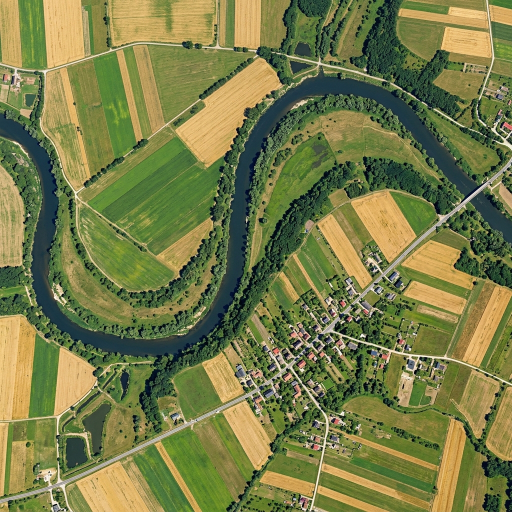
#> input picture data/test_samples/sr.png, 1024 x 1024 px, found by its file name (shown at 1/2 size)
$ python inspect_pipeline.py
#> lines starting #> are read from the running program, lines starting #| are printed output that depends on the picture
"""
Inspect the actual input/output pipeline for Satellite-SRM.
Analyze TIFF files, band data, dimensions, pixel ranges, and PNG generation.
"""

import os
import json
from pathlib import Path
import numpy as np
from PIL import Image

# Try to import rasterio for GeoTIFF analysis
try:
    import rasterio
    HAS_RASTERIO = True
except ImportError:
    HAS_RASTERIO = False
    print("⚠️  rasterio not available - will use PIL/numpy only")

def inspect_tiff(filepath, name=""):
    """Inspect a TIFF file for dimensions, bands, dtype, and pixel range."""
#> (the call stopped at in inspect_tiff, `with rasterio.open(filepath) as src:`: rasterio is not available in this run)
    print(f"\n{'='*60}")
    print(f"TIFF File: {name}")
    print(f"Path: {filepath}")
    print(f"{'='*60}")

    if not os.path.exists(filepath):
        print(f"❌ File not found: {filepath}")
        return None

    file_size_mb = os.path.getsize(filepath) / (1024*1024)
    print(f"File size: {file_size_mb:.2f} MB")

    # Try rasterio first
    if HAS_RASTERIO:
        try:
            with rasterio.open(filepath) as src:
                print(f"Driver: {src.driver}")
                print(f"Dimensions: {src.width} x {src.height}")
                print(f"Number of bands: {src.count}")
                print(f"Data type: {src.dtypes[0]}")
                print(f"CRS: {src.crs}")
                print(f"Transform: {src.transform}")

                data_summary = {}
                for i in range(1, min(src.count + 1, 5)):  # First 4 bands
                    band = src.read(i)
                    data_summary[f"Band_{i}"] = {
                        "dtype": str(band.dtype),
                        "min": float(np.min(band)),
                        "max": float(np.max(band)),
                        "mean": float(np.mean(band)),
                        "std": float(np.std(band)),
                        "shape": band.shape
                    }

                for band_name, stats in data_summary.items():
                    print(f"\n{band_name}:")
                    print(f"  Shape: {stats['shape']}")
                    print(f"  Data type: {stats['dtype']}")
                    print(f"  Pixel range: [{stats['min']:.1f}, {stats['max']:.1f}]")
                    print(f"  Mean: {stats['mean']:.1f}, Std: {stats['std']:.1f}")

                return data_summary
        except Exception as e:
            print(f"Rasterio error: {e}")

    # Fallback to PIL
    try:
        img = Image.open(filepath)
        print(f"\nPIL Analysis:")
        print(f"Format: {img.format}")
        print(f"Size: {img.size}")
        print(f"Mode: {img.mode}")

        # Try to get pixel data
        img_array = np.array(img)
        print(f"Array shape: {img_array.shape}")
        print(f"Array dtype: {img_array.dtype}")
        print(f"Pixel range: [{np.min(img_array)}, {np.max(img_array)}]")
        print(f"Mean: {np.mean(img_array):.1f}, Std: {np.std(img_array):.1f}")

        return img_array
    except Exception as e:
        print(f"PIL error: {e}")

    return None


def inspect_png(filepath, name=""):
    """Inspect a PNG file."""
#> called with name = 'Sample sr.png (Preview)'
    print(f"\n{'='*60}")
    print(f"PNG File: {name}")
    print(f"Path: {filepath}")
    print(f"{'='*60}")

    if not os.path.exists(filepath):
        print(f"❌ File not found: {filepath}")
        return None

    file_size_kb = os.path.getsize(filepath) / 1024
    print(f"File size: {file_size_kb:.1f} KB")

    img = Image.open(filepath)
#> img is the input picture: PIL image 1024x1024 RGB; mean R, G, B 119.6, 124.1, 72.4
    print(f"Format: {img.format}")
#| Format: PNG
    print(f"Size (W x H): {img.size[0]} x {img.size[1]}")
#| Size (W x H): 1024 x 1024
    print(f"Mode: {img.mode}")
#| Mode: RGB

    img_array = np.array(img)
    print(f"Array shape: {img_array.shape}")
#| Array shape: (1024, 1024, 3)
    print(f"Array dtype: {img_array.dtype}")
#| Array dtype: uint8
    print(f"Pixel value range: [{np.min(img_array)}, {np.max(img_array)}]")
#| Pixel value range: [0, 255]

    if len(img_array.shape) == 3:
        for i, channel in enumerate(['R', 'G', 'B']):
            if i < img_array.shape[2]:
                ch_data = img_array[:, :, i]
                print(f"  {channel} channel: min={np.min(ch_data)}, max={np.max(ch_data)}, mean={np.mean(ch_data):.1f}")
#> this loop made 3 passes
#|   R channel: min=0, max=255, mean=119.6
#|   G channel: min=0, max=255, mean=124.1
#|   B channel: min=0, max=255, mean=72.4
#> pass 1, in inspect_png, `ch_data = img_array[:, :, i]`:
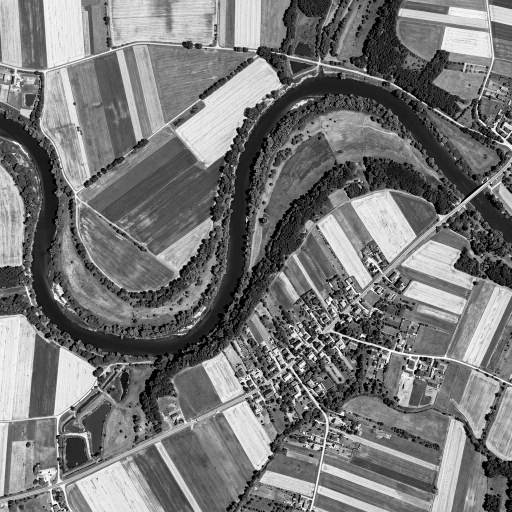
#> ch_data: shape (1024, 1024) (shown at 1/2 size); min 0, max 255, mean 119.6
#> pass 2, in inspect_png, `ch_data = img_array[:, :, i]`:
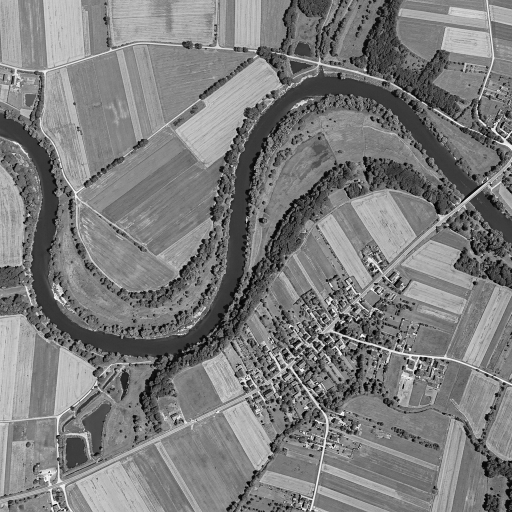
#> ch_data: shape (1024, 1024) (shown at 1/2 size); min 0, max 255, mean 124.1
#> pass 3, in inspect_png, `ch_data = img_array[:, :, i]`:
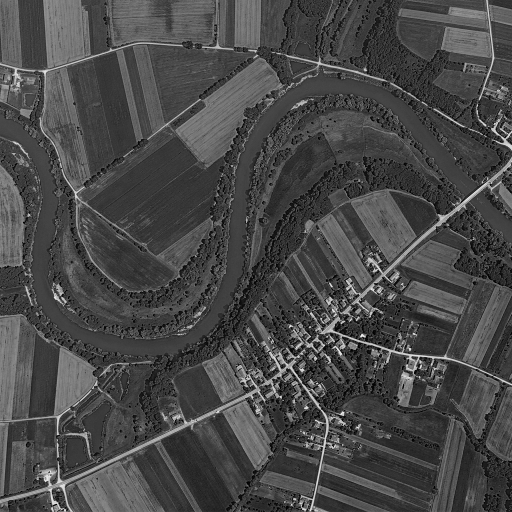
#> ch_data: shape (1024, 1024) (shown at 1/2 size); min 0, max 255, mean 72.4

    return img_array


def check_uploads():
    """Check what's been uploaded to the backend."""
    upload_dir = Path("C:\\Users\\vemul\\OneDrive\\Desktop\\satellite_srm_complete_platform.1\\satellite-srm-backend\\data\\uploads")

    print(f"\n{'='*60}")
    print("UPLOADED FILES")
    print(f"{'='*60}")

    if upload_dir.exists():
        files = list(upload_dir.glob("*"))
        if files:
            for f in files[:10]:  # Show first 10
                size_mb = f.stat().st_size / (1024*1024)
                print(f"  {f.name}: {size_mb:.2f} MB")
        else:
            print("  (no files)")
    else:
        print(f"  Upload directory doesn't exist: {upload_dir}")


def main():
    print("\n" + "="*70)
    print(" SATELLITE-SRM IMAGE PIPELINE INSPECTION")
    print("="*70)

    # Paths
    sample_dir = Path("C:\\Users\\vemul\\OneDrive\\Desktop\\satellite_srm_complete_platform.1\\satellite-srm-frontend\\public\\sample-satellite")
    output_dir = Path("C:\\Users\\vemul\\OneDrive\\Desktop\\satellite_srm_complete_platform.1\\satellite-srm-backend\\data\\outputs")

    # Inspect sample GeoTIFF (SR output)
    sr_tif_path = sample_dir / "SR_product.tif"
    inspect_tiff(sr_tif_path, "Sample SR_product.tif (Expected Output)")

    # Inspect sample uncertainty map
    uncertainty_tif_path = sample_dir / "uncertainty_map.tif"
    inspect_tiff(uncertainty_tif_path, "Sample uncertainty_map.tif")

    # Inspect the PNG preview
    sr_png_path = sample_dir / "sr.png"
    sr_png_data = inspect_png(sr_png_path, "Sample sr.png (Preview)")

    # Check if it looks pixelated (low-res upscaled?)
    if sr_png_data is not None:
        print(f"\n⚠️  PIXELATION ANALYSIS:")
        print(f"  PNG dimensions: {sr_png_data.shape}")
#|   PNG dimensions: (1024, 1024, 3)
        if len(sr_png_data.shape) >= 2:
            h, w = sr_png_data.shape[0], sr_png_data.shape[1]
#> h = 1024; w = 1024
            print(f"  If upscaled from ~512x512, pixelation expected: {512 < w < 2000 and h < 2000}")
#|   If upscaled from ~512x512, pixelation expected: True

    # Check metadata
    tif_meta_path = sample_dir / "SR_product.tif.meta.json"
    if tif_meta_path.exists():
        print(f"\n{'='*60}")
        print("SR_product.tif Metadata")
        print(f"{'='*60}")
        with open(tif_meta_path) as f:
            meta = json.load(f)
            for key, val in meta.items():
                print(f"  {key}: {val}")

    # Check generated outputs
    print(f"\n{'='*60}")
    print("GENERATED OUTPUTS")
    print(f"{'='*60}")

    if output_dir.exists():
        tif_files = list(output_dir.glob("*.tif"))
        if tif_files:
            print(f"Found {len(tif_files)} TIFF files")
            # Inspect the most recent job
            recent_tifs = sorted(tif_files, key=lambda x: x.stat().st_mtime, reverse=True)[:2]
            for tif in recent_tifs:
                if "SR_product_SRM-" in tif.name:
                    inspect_tiff(tif, f"Recent: {tif.name}")

    # Check uploads
    check_uploads()

    print(f"\n{'='*60}")
    print("SUMMARY")
    print(f"{'='*60}")
    print("""
Next steps:
1. Check if SR_product.tif is actually 512x512 or 1933x1038
2. Check if sr.png is same resolution as TIF or upscaled/downscaled
3. Check PNG encoding - does it preserve the image quality?
4. Verify band composition - are B04/B03/B02 (RGB) being used?
5. Check for normalization issues - pixel range might be off
6. Look for actual model processing vs. just using sample files
""")


if __name__ == "__main__":
    main()
